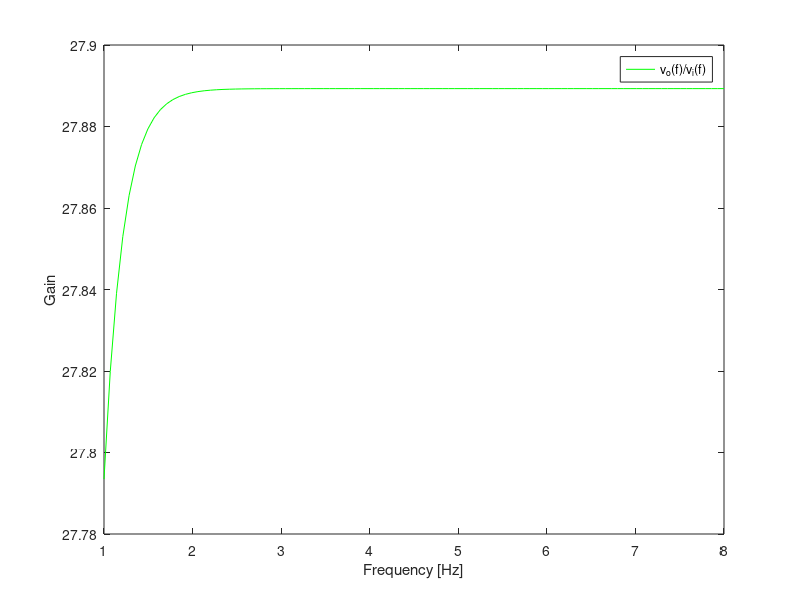

Write the MATLAB code that produced this figure.
C1 =500e-6;
C2 =500e-6;
RB1 =50000;
RB2 = 5000;
RC1 = 4900;
RE1 = 3500;
Rout=200;
Cout=200e-6;

i = complex(0,1);
f = logspace(1,8, 100);
w = 2*pi*f;

vi = 0.01;
VT=25e-3;
BFN=178.7;
VAFN=69.7;
VBEON=0.7;
VCC=12;
RS=100;

printf ("valores_intro_TAB\n");
printf ("Cin = %e \n", C1);
printf ("CE = %e \n", C2);
printf ("Cout = %e \n", Cout);
printf ("R1 = %e \n", RB1);
printf ("R2 = %e \n", RB2);
printf ("RC = %e \n", RC1);
printf ("RE = %e \n", RE1);
printf ("Rout = %e \n", RE1);
printf ("Vin = %e \n", vi);
printf ("Vcc = %e \n", VCC);
printf ("valores_intro_END\n\n");

%Values for ngspice
%FILE1

file1=fopen("dados.cir",'w');
fprintf(file1, ".OP\n\n");
fprintf(file1, "Vcc vcc 0 12\n");
fprintf(file1, "Vin in 0 0 \n");
fprintf(file1, "Rin in in2 100 \n\n");
fprintf(file1,"*input  coupling capacitor\n");
fprintf(file1, "Ci in2 base 500u \n\n");
fprintf(file1,"*bias circuit\n");
fprintf(file1, "R1 vcc base 50k \n");
fprintf(file1, "R2 base 0 5k \n\n");
fprintf(file1,"*gain stage\n");
fprintf(file1, "Q1 coll base emit BC547A\n");
fprintf(file1, "Rc vcc coll 4.9k\n");
fprintf(file1, "Re emit 0 3.5k\n\n");
fprintf(file1,"*bypass capacitor\n");
fprintf(file1, "Cb emit 0 500u\n\n");
fprintf(file1,"*output stage\n");
fprintf(file1, "Q2 0 coll emit2 BC557A\n");
fprintf(file1, "Rout emit2 vcc 0.2k\n\n");
fprintf(file1,"*output coupling capacitor\n");
fprintf(file1, "Co emit2 out 200u\n\n");
fprintf(file1,"*fonte de teste\n");
fprintf(file1, "VL out 0 ac 1.0 sin(0 10m 1k)\n\n");
fprintf(file1, ".END\n\n");
fclose(file1);


%%%FILE2
file2=fopen("circuito.cir",'w');
fprintf(file2, ".OP\n\n");
fprintf(file2, "Vcc vcc 0 12 \n");
fprintf(file2, "Vin in 0 0 ac 1.0 sin(0 10m 1k) \n");
fprintf(file2, "Rin in in2 100\n\n");
fprintf(file2,"*input  coupling capacitor\n");
fprintf(file2, "Ci in2 base 500u\n\n");
fprintf(file2,"*bias circuit\n");
fprintf(file2, "R1 vcc base 50k \n");
fprintf(file2, "R2 base 0 5k \n\n");
fprintf(file2,"*gain stage\n");
fprintf(file2, "Q1 coll base emit BC547A\n");
fprintf(file2, "Rc vcc coll 4.9k\n");
fprintf(file2, "Re emit 0 3.5k\n\n");
fprintf(file2,"*bypass capacitor\n");
fprintf(file2, "Cb emit 0 500u\n\n");
fprintf(file2,"*output stage\n");
fprintf(file2, "Q2 0 coll emit2 BC557A\n");
fprintf(file2, "Rout emit2 vcc 0.2k\n\n");
fprintf(file2,"*output coupling capacitor\n");
fprintf(file2, "Cout emit2 out 200u\n\n");
fprintf(file2,"*load\n");
fprintf(file2, "RL out 0 8\n\n");
fprintf(file2, ".END\n\n");
fclose(file2);

RB=1/(1/RB1+1/RB2);
VEQ=RB2/(RB1+RB2)*VCC;
IB1=(VEQ-VBEON)/(RB+(1+BFN)*RE1);
IC1=BFN*IB1;
IE1=(1+BFN)*IB1;
VE1=RE1*IE1;
VO1=VCC-RC1*IC1;
VCE=VO1-VE1;

printf ("ponto1_TAB\n");
printf ("IB1 = %e \n", IB1);
printf ("IC1 = %e \n", IC1);
printf ("IE1 = %e \n", IE1);
printf ("VColl = %e \n", VO1);
printf ("VBase = %e \n", VEQ);
printf ("VEmit = %e \n", VE1);
printf ("ponto1_END\n\n");

gm1 = IC1/VT;
rpi1 = BFN/gm1;
ro1 = VAFN/IC1;
Zc1 = 1./(i*w*C1);
Zc2 = 1./(i*w*C2);

I=ones(length(w),4);
voE=zeros(1,length(w));
AV1=zeros(1,length(w));

for k=1:length(w)
A = [0, -RB, 0, 0, RS+RB;
    -RE1, -Zc2(k), 0, RE1 + Zc2(k), 0; 
    RE1 + ro1 + RC1, 0, -ro1, -RE1, 0;
    0, gm1*rpi1, 1, 0, 0;
    0, RB+Zc1(k)+rpi1+Zc2(k), 0, -Zc2(k), -RB];

N = [vi; 0; 0; 0; 0];
res = A\N;

voE(k) = abs(RC1 * res(1));
AV1(k) = voE(k)/vi;
endfor

ZI1 = 1/(1/RB + 1/rpi1);
ZO1 = 1/(1/ro1 + 1/RC1);



%//////////////////OUTPUT STAGE/////////////////////%
BFP = 227.3
VAFP = 37.2
RE2 = 100
VEBON = 0.7
VI2 = VO1
IE2 = (VCC-VEBON-VI2)/RE2
IC2 = BFP/(BFP+1)*IE2
VO2 = VCC - RE2*IE2

gm2 = IC2/VT
go2 = IC2/VAFP
gpi2 = gm2/BFP
ge2 = 1/RE2

ro2 = 1/go2;
rpi2 = 1/gpi2;

I2=zeros(length(w),3);
vo2=zeros(1,length(w));
AV2 = zeros(1,length(w));

for k=1:length(w)
A2 = [rpi2+RE2, -RE2, 0;
    gm2*rpi2, 0, 1; 
    -RE2, RE2+ro2, -ro2];

N2 = [voE(k); 0; 0];
res = A2\N2;

vo2(k) = abs((res(1)-res(2))*RE2);
AV2(k) = vo2(k)/voE(k);
endfor

ZI2 = (gm2+gpi2+go2+ge2)/gpi2/(gpi2+go2+ge2);
ZO2 = 1/(gm2+gpi2+go2+ge2);
ZO = 1/(gm2*(rpi2/(rpi2+ZO1))+(1/(rpi2+ZO1))+go2+ge2);
AV = AV1.*AV2;


%%%%%%PLOT%%%%%%%
theo = figure ();
plot (log10(f), 20*log10(AV), "g");
legend("v_o(f)/v_i(f)");
xlabel ("Frequency [Hz]");
ylabel ("Gain");
print (theo, "theo", "-depsc");
%%%%%%% end plot %%%%%%%%

AVdb = 20*log10(AV);
maximo = max(AVdb);
k = 1;

while  0.05 < ((maximo - AVdb(k))/maximo)
    k = k + 1;
endwhile

lowerCutoff = (w(k))/(2*pi);
highCutoff = 1.3484e6;

bandwidth = highCutoff - lowerCutoff;
cost = 1e-3*(RE1 + RC1 + RB1 + RB2 + RE2 + Rout) + 1e6*(C1 + C2 + Cout) + 2*0.1;

AV=abs(AV);
Merit = (max(AV) * bandwidth)/(cost * lowerCutoff)

printf ("cost= %e \n", cost);

printf ("Z_TAB\n");
printf ("ZI1 = %e Ohm \n", real(ZI1));
printf ("ZO1 = %e Ohm \n", ZO1);
printf ("ZI2 = %e Ohm \n", ZI2);
printf ("ZO2 = %e Ohm \n", ZO2);
printf ("ZO = %e \n", ZO);
printf ("Z_END\n\n");

printf ("r_theo_TAB\n");
printf ("Total Gain (AV)  = %e V\n", mean(AV));
printf ("Bandwidth= %e Hz \n", bandwidth);
printf ("Lower Cut Off Frequency= %e Hz \n", lowerCutoff);
printf ("r_theo_END\n\n");